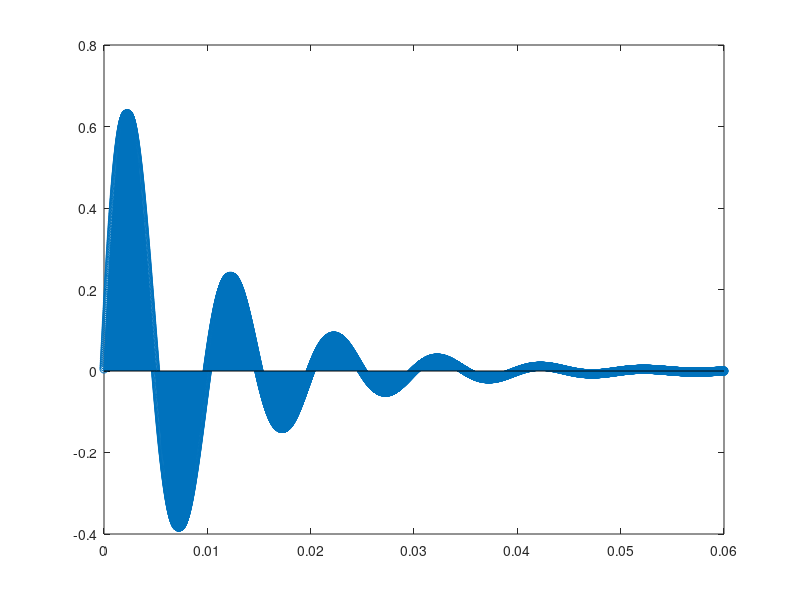

Here is the MATLAB script that generated this plot:
close all; clear all; clc;

% RESPOSTA AO IMPULSO

A_h = 0.8;                        % Amplitude h[n] = 0.8V
A_cc = 200;                       % Amplitude fonte CC = 200V
A_st_vpp = 2                    % Amplitude Vpp do dente de serra

To_h = 0.01;                      % Período da função h[n]=10ms
To_st = 0.001;                    % Período do sinal de serra
To_pwm = To_st;                     % Período do PWM = 1ms

Ts = To_st/100;                 % Período de amostragem 100x menor = 10us
NC_h = 6                          % Número de cíclos h[n] amostrados

f_h = 1/To_h;                       % Frequência h[n] = 100Hz
f_st = 1/To_st;                 % Frequência Dente de serra = 1KHz
f_pwm = f_st;                   % Frequência PWM = 1KHz


f_c = 10;                        % Frequência da portadora = 10Hz
A_c = 0.8;                      % Amplitude da portadora senoidal

NA = To_st/Ts;                   % Numero de amostras por ciclo PWM: 100
NC_st = (To_h/To_st) * NC_h;     % Numero de ciclos dente de serra contidos em 6 ciclos de h[n] = 60
NT = NC_st*NA;                   % 6 ciclos de h[n] ou 60 ciclos de dente de serra: 6000 pontos
TT = NT*Ts;                      % Tempo total do gráfico: 6000*10us = 60ms

t = 0:Ts:TT;                    % Vetor de tempo
nq = 0;                          % ?

% Inicialização dos vetores
h=zeros(1, NT+1);
x=zeros(1, NT+1);
y=zeros(1, NT+1);

%Simulação
for n=1:NT+1
  h(n) = A_h.*sin(2*pi.*f_h.*(Ts*n)).*e.^(-100*(Ts*n));
end

%% Geração dos gráficos
stem(t, h);
